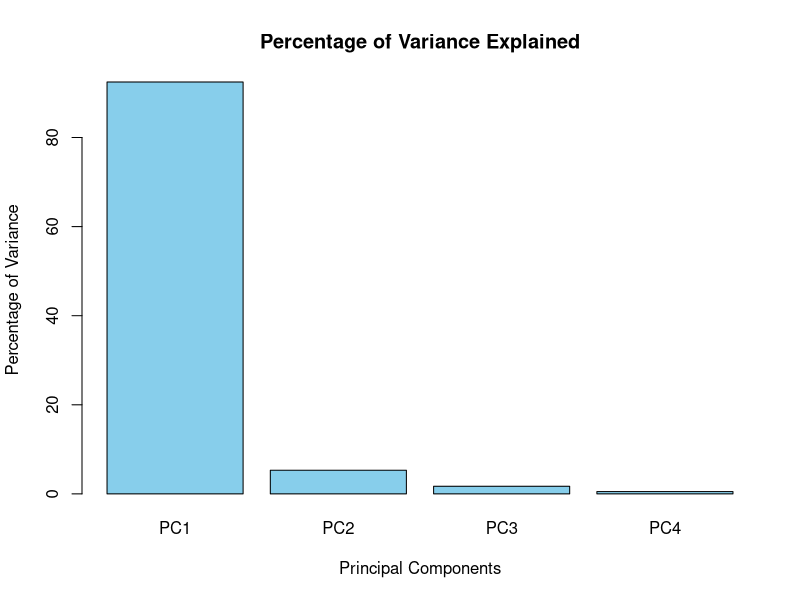
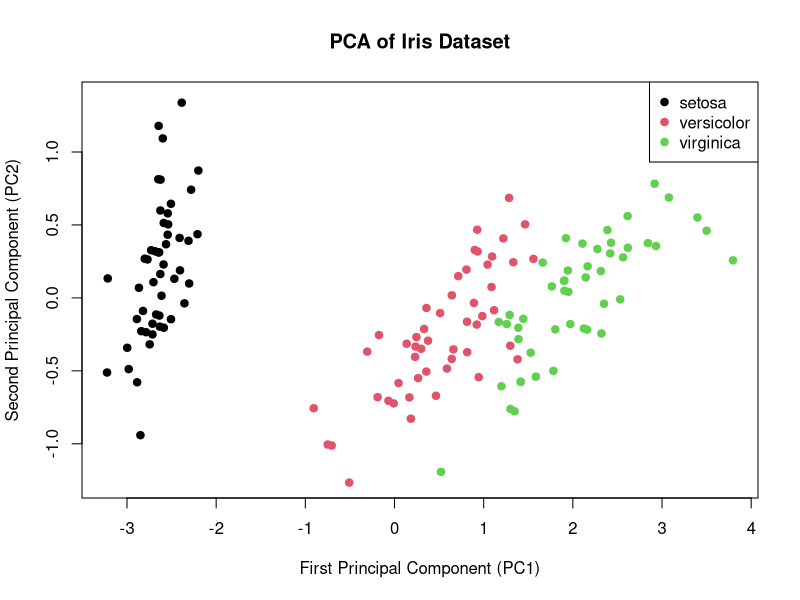

These figures' R source, in order:
## ---- chunk 1
knitr::opts_chunk$set(echo = TRUE)
## ---- chunk 2
# Load the iris dataset
data(iris)

# Select the four numerical attributes
iris.data <- iris[, 1:4]

# Display first few observations
head(iris.data)

# Display dataset dimensions
dim(iris.data)

# Display structure
str(iris.data)
## ---- chunk 3
# Calculate column means
data.mean <- colMeans(iris.data)

# Center the data
iris.centered <- scale(iris.data,
                       center = TRUE,
                       scale = FALSE)

# Display centered data
head(iris.centered)

# Calculate sample covariance matrix
S <- cov(iris.data)

# Display covariance matrix
print(S)
## ---- chunk 4
# Function to calculate eigenvalues and eigenvectors
power.iteration <- function(A, tol = 1e-10,
                            max.iter = 10000) {

  n <- nrow(A)

  # Initialize a random vector
  v <- rep(1 / sqrt(n), n)

  for (i in 1:max.iter) {

    # Matrix multiplication
    v.new <- as.vector(A %*% v)

    # Normalize the vector
    v.new <- v.new / sqrt(sum(v.new^2))

    # Check convergence
    if (min(sqrt(sum((v.new - v)^2)),
            sqrt(sum((v.new + v)^2))) < tol) {
      break
    }

    v <- v.new
  }

  # Calculate eigenvalue
  lambda <- as.numeric(t(v.new) %*% A %*% v.new)

  return(list(
    eigenvalue = lambda,
    eigenvector = v.new,
    iterations = i
  ))
}
## ---- chunk 5
# Apply power iteration to covariance matrix
pc1 <- power.iteration(S)

# First principal component eigenvalue
lambda1 <- pc1$eigenvalue

# First principal component eigenvector
v1 <- pc1$eigenvector

# Display results
cat("First Principal Component Variance:", lambda1, "\n")
cat("First Principal Component Eigenvector:\n")
print(v1)
## ---- chunk 6
# Deflate the covariance matrix
S.deflated <- S - lambda1 * tcrossprod(v1)

# Calculate second principal component
pc2 <- power.iteration(S.deflated)

# Second principal component eigenvalue
lambda2 <- pc2$eigenvalue

# Second principal component eigenvector
v2 <- pc2$eigenvector

# Display results
cat("Second Principal Component Variance:", lambda2, "\n")
cat("Second Principal Component Eigenvector:\n")
print(v2)
## ---- chunk 7
# Combine the first two eigenvectors
principal.components <- cbind(v1, v2)

# Assign column names
colnames(principal.components) <- c("PC1", "PC2")

# Display principal components
print(principal.components)

# Display sample variances
sample.variances <- c(lambda1, lambda2)

names(sample.variances) <- c("PC1", "PC2")

print(sample.variances)
## ---- chunk 8
# Calculate scores for the first two components
pc.scores <- iris.centered %*% principal.components

# Display first few scores
head(pc.scores)
## ---- chunk 9
# Calculate all eigenvalues using the iterative method
# Repeated deflation is used to obtain all four eigenvalues

A <- S
all.eigenvalues <- numeric(4)

for (j in 1:4) {

  result <- power.iteration(A)

  all.eigenvalues[j] <- result$eigenvalue

  # Deflate the matrix
  A <- A - result$eigenvalue *
    tcrossprod(result$eigenvector)
}

# Display eigenvalues
print(all.eigenvalues)

# Calculate proportion of variance
variance.proportion <- all.eigenvalues / sum(all.eigenvalues)

# Calculate percentage of variance
variance.percentage <- variance.proportion * 100

# Display variance explained
print(variance.percentage)

# Calculate cumulative variance
cumulative.variance <- cumsum(variance.percentage)

print(cumulative.variance)
## ---- chunk 10
# Plot percentage of variance explained
barplot(variance.percentage,
        names.arg = paste0("PC", 1:4),
        main = "Percentage of Variance Explained",
        xlab = "Principal Components",
        ylab = "Percentage of Variance",
        col = "skyblue")

# Add 95% reference line
abline(h = 95, col = "red", lty = 2)
## ---- chunk 11
# Set seed for reproducibility
set.seed(123)

# Number of bootstrap samples
B <- 2000

# Number of observations
n <- nrow(iris.data)

# Store bootstrap proportions
bootstrap.values <- numeric(B)

# Bootstrap resampling
for (b in 1:B) {

  # Select observations with replacement
  sample.data <- iris.data[
    sample(1:n, size = n, replace = TRUE),
  ]

  # Calculate covariance matrix
  S.boot <- cov(sample.data)

  # Calculate eigenvalues
  eigen.boot <- eigen(S.boot,
                      symmetric = TRUE,
                      only.values = TRUE)$values

  # Calculate proportion explained by first two PCs
  bootstrap.values[b] <-
    sum(eigen.boot[1:2]) / sum(eigen.boot)
}

# Calculate 95% one-sided lower confidence bound
lower.bound <- quantile(bootstrap.values, 0.05)

# Display results
cat("Sample proportion explained by first two PCs:",
    sum(variance.proportion[1:2]), "\n")

cat("95% Bootstrap lower confidence bound:",
    lower.bound, "\n")
## ---- chunk 12
# Significance level
alpha <- 0.05

# Test decision
if (lower.bound > 0.95) {

  cat("Reject the Null Hypothesis.\n")
  cat("The first two population principal components",
      "explain more than 95% of total variation.")

} else {

  cat("Fail to Reject the Null Hypothesis.\n")
  cat("There is insufficient evidence to conclude that",
      "the first two population principal components",
      "explain more than 95% of total variation.")
}
## ---- chunk 13
# Plot the first two principal component scores
plot(pc.scores[, 1], pc.scores[, 2],
     col = as.numeric(iris$Species),
     pch = 19,
     main = "PCA of Iris Dataset",
     xlab = "First Principal Component (PC1)",
     ylab = "Second Principal Component (PC2)")

# Add legend
legend("topright",
       legend = levels(iris$Species),
       col = 1:3,
       pch = 19)
